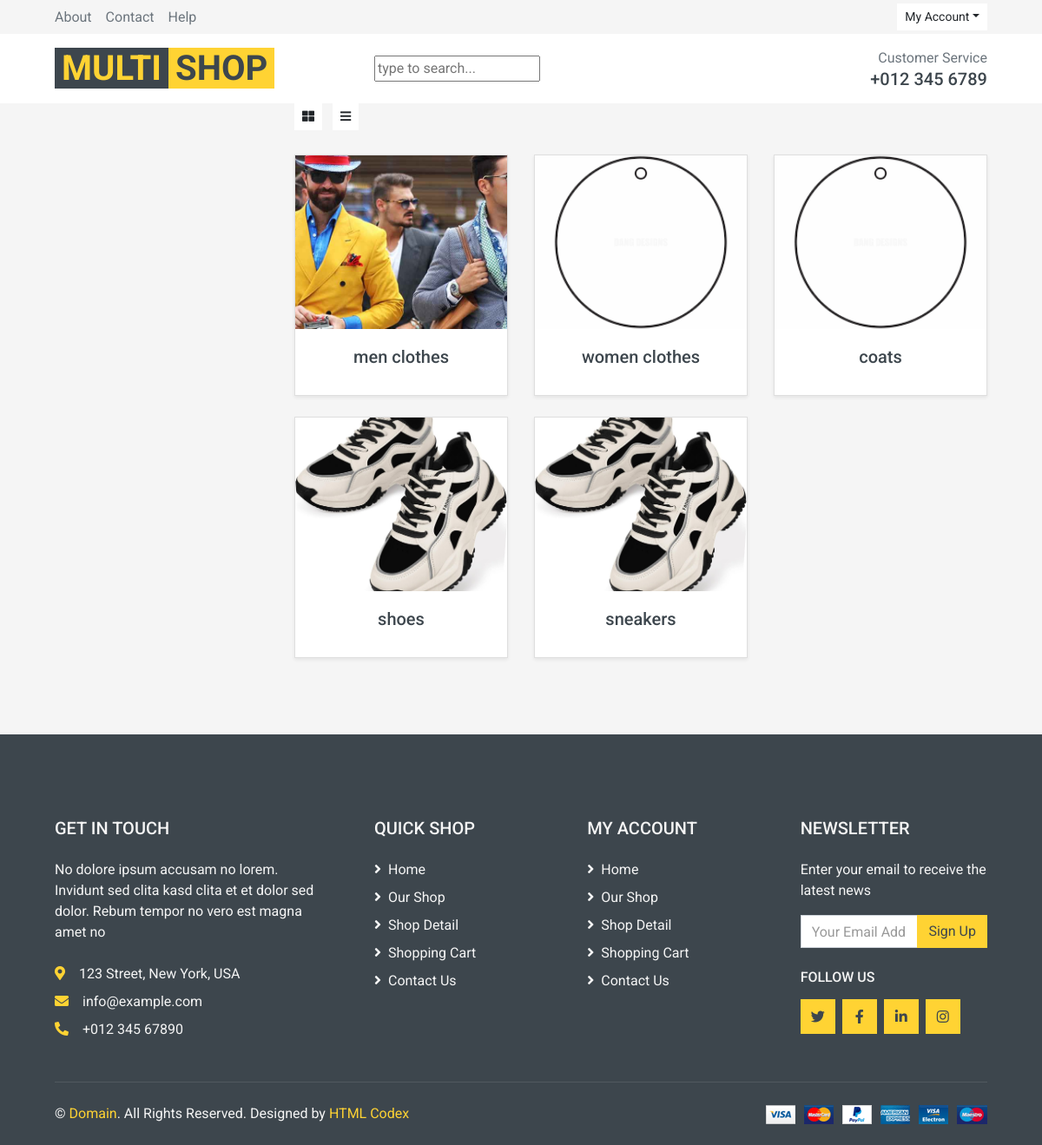
Page /products/categories/ on the committed database.
### product/models.py (models this page shows, shortened)
class Category(models.Model):
    parent = models.ForeignKey("self", on_delete=models.CASCADE, blank=True, null=True, related_name="subs")
    title = models.CharField(max_length=100)
    slug = models.SlugField()
    image = models.ImageField(upload_to="images/", null=True, blank=True, default="images/blank.png")

### product/views.py (the view)
# urls.py: path('categories/', views.all_categories, name='categories'),
def all_categories(request):
    categories = Category.objects.all()
    paginator = Paginator(categories, 9)  # 9 categories per page
    page_number = request.GET.get('page')
    page_obj = paginator.get_page(page_number)
    return render(request, 'product/category_list.html', {'page_obj': page_obj})

### product/templates/product/category_list.html (shortened to what this page needs)
{% extends 'base.html' %}
{% load static %}
{% block main %}
<div class="container-fluid">
    <div class="row px-xl-5">
        <div class="col-lg-3 col-md-4">
        </div>
        <div class="col-lg-9 col-md-8">
            <div class="row pb-3">
                <div class="col-12 pb-1">
                    <div class="d-flex align-items-center justify-content-between mb-4">
                        <div>
                            <button class="btn btn-sm btn-light"><i class="fa fa-th-large"></i></button>
                            <button class="btn btn-sm btn-light ml-2"><i class="fa fa-bars"></i></button>
                        </div>
                    </div>
                </div>
                {% for category in page_obj %}
                <div class="col-md-4 mb-4">
                    <div class="card h-100 shadow-sm">
                        <a href="{% url 'product:category_detail' category.pk %}" class="text-decoration-none text-dark">
                            {% if category.image %}
                                <img src="{{ category.image.url }}" class="card-img-top" alt="{{ category.title }}" style="height: 200px; object-fit: cover;">
                            {% else %}
                                <img src="{% static 'img/placeholder.png' %}" class="card-img-top" alt="No Image">
                            {% endif %}
                            <div class="card-body">
                                <h5 class="card-title text-center">{{ category.title }}</h5>
                            </div>
                        </a>
                    </div>
                </div>
                {% endfor %}
            </div>
        </div>
    </div>
</div>
{% endblock %}

### rows in the picture
Category: image (picture), title "men clothes"
Category: image (placeholder picture), title "women clothes"
Category: image (placeholder picture), title "coats"
Category: image (picture), title "shoes"
Category: image (picture), title "sneakers"
